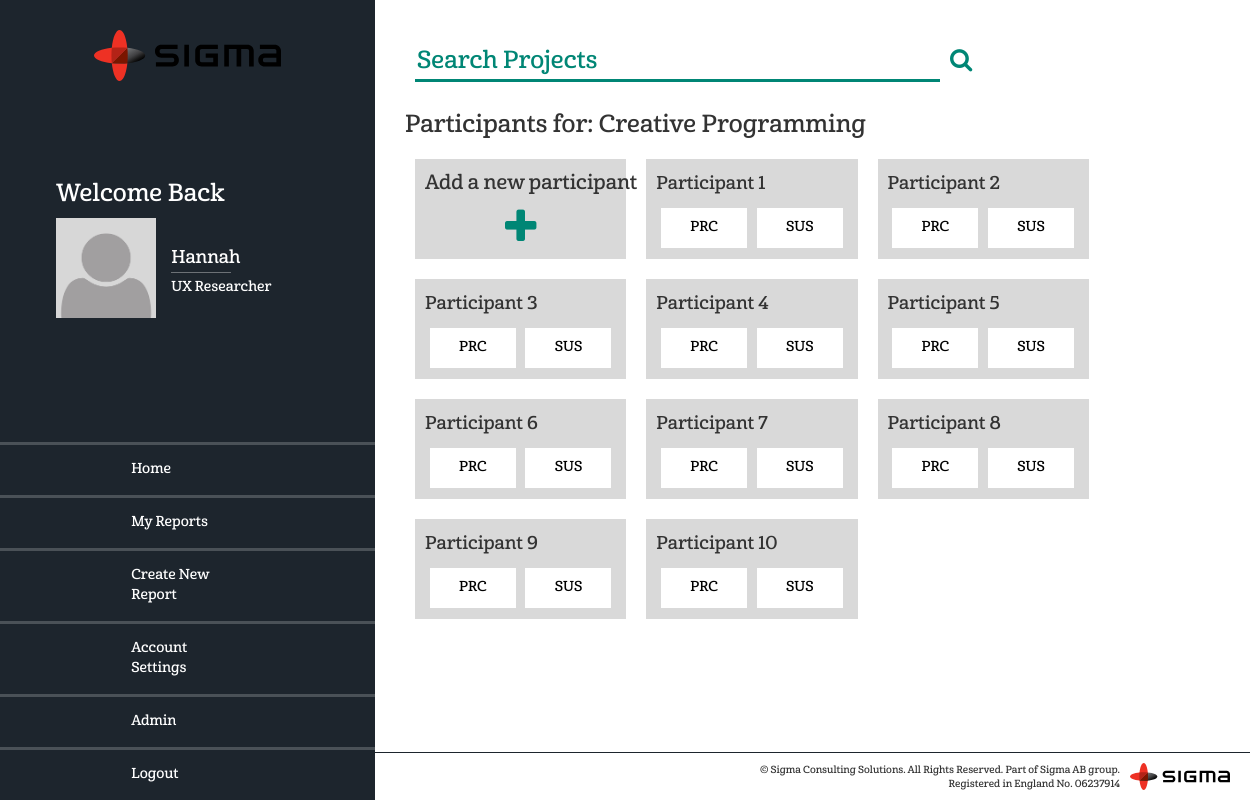
The page /participants.php?id=18 (signed in) on the database its author committed.
### tables this page shows
CREATE TABLE `team` (
  `id` int(11) NOT NULL,
  `name` varchar(30) NOT NULL,
  `job_role` varchar(30) NOT NULL,
  `email` varchar(50) NOT NULL,
  `username` varchar(30) NOT NULL,
  `password` varchar(50) NOT NULL,
  `profile_picture` varchar(100) NOT NULL,
  `power` varchar(15) NOT NULL,
  `team_group` varchar(10) NOT NULL
);

CREATE TABLE `projects` (
  `id` int(11) NOT NULL,
  `title` varchar(50) NOT NULL,
  `project_lead` varchar(30) NOT NULL,
  `start_date` date NOT NULL,
  `duration` int(11) NOT NULL,
  `participants` int(11) NOT NULL,
  `complete_test` int(11) NOT NULL,
  `test_inc` varchar(30) NOT NULL,
  `people_inc` varchar(100) NOT NULL,
  `status` int(11) NOT NULL
);

CREATE TABLE `participants` (
  `id` int(11) NOT NULL,
  `participant_id` int(11) NOT NULL,
  `test_id` int(11) NOT NULL,
  `sus_response` varchar(30) NOT NULL,
  `sus_score` float NOT NULL,
  `sus_comp` int(11) NOT NULL,
  `prc_first` mediumtext NOT NULL,
  `prc_second` tinytext NOT NULL,
  `prc_comp` int(11) NOT NULL
);

### php/partials/_displayParticipants.php (the view, shortened to what this page needs)
<?php
function displayPeople($link, $testID)
{
    $title  = "SELECT * FROM projects WHERE id =" . $testID;
    $query  = mysqli_query($link, $title);
    $title  = mysqli_fetch_array($query);
    $title  = $title['title'];
    $participant = '<h3>Participants for: ' . $title . '</h3>';
    $gather      = "SELECT * FROM participants WHERE test_id = " . $testID;
    $gatherQuery = mysqli_query($link, $gather);
    $participant .= '<section id="' . $testID . '" class="add col-lg-3 col-md-5 col-sm-6 col-xs-12">';
    $participant .= '<p>Add a new participant</p>';
    $participant .= '<i class="fa fa-plus" aria-hidden="true"></i>';
    $participant .= '</section>';
    while ($data = mysqli_fetch_array($gatherQuery)) {
        $participant .= '<section class="person col-lg-3 col-md-5 col-sm-6 col-xs-12" >';
        $participant .= '<h4>Participant ' . $data['participant_id'] . '</h4>';
        if ($data['prc_comp'] === '1') {
            $participant .= '<a href="./prc.php?id=' . $testID . '&participant=' . $data['participant_id'] . '" class="complete col-sm-6">PRC</a>';
        } else {
            $participant .= '<a href="./prc.php?id=' . $testID . '&participant=' . $data['participant_id'] . '" class="col-sm-6">PRC</a>';
        }
        if ($data['sus_comp'] === '1') {
            $participant .= '<a href="./sus.php?id=' . $testID . '&participant=' . $data['participant_id'] . '" class="complete col-sm-6">SUS</a>';
        } else {
            $participant .= '<a href="./sus.php?id=' . $testID . '&participant=' . $data['participant_id'] . '" class="col-sm-6">SUS</a>';
        }
        $participant .= '</section>';
    }
    echo $participant;
}
?>

### php/partials/static/head.php (shortened to what this page needs)
<!doctype html>
  <html class="no-js" lang="">
    <head>
      <link rel="stylesheet" href="assets/css/styles.css">
    </head>
<body>

### php/partials/nav.php (shortened to what this page needs)
<?php
require_once("./php/settings/db_connect.php");
$privileges = "SELECT * FROM team WHERE id = " . $_SESSION['user_id'];
$result     = mysqli_query($link, $privileges);
if ($result) {
    $data  = mysqli_fetch_array($result);
    $power = $data['power'];
    $name  = $data['name'];
    $job   = $data['job_role'];
    $img   = $data['profile_picture'];
}
function active($currect_page)
{
    $url_array = explode('/', $_SERVER['REQUEST_URI']);
    $url       = end($url_array);
    if ($currect_page == $url) {
        echo 'active';
    }
}
?>
<nav role="navigation" id="navigation">
  <img  src="./assets/img/sigma-logo.svg" alt="" class="brand">
  <section class="profile">
    <h3>Welcome Back</h3>
    <img class="profileImg" src="./assets/img/<?php echo $img;?>" alt="">
    <?php
      echo '<h4>' . $name . '</h4>';
      echo '<h5>' . $job . '</h5>';
    ?>
  </section>
  <ul>
    <li class="<?php
?>"><a href="./dashboard.php"><i></i>Home</a></li>
    <li class="<?php active('dashboard.php?id=*');?>"><a href="./dashboard.php?id=<?php echo $data['name'];?>"><i></i>My Reports</a></li>
    <li class="<?php active('create.php');?>"><a href="./create.php"><i></i>Create New Report</a></li>
    <li class="<?php active('account.php'); ?>"><a href="./account.php"><i></i>Account Settings</a></li>
    <?php
      if ($power !== "researcher") {
    ?>
        <li class="<?php active('admin.php');?>"><a href="./admin.php"><i></i>Admin</a></li>
    <?php
      }
    ?>
    <li class="logout"><a href="./php/functions/_logout.php"><i></i>Logout</a></li>
  </ul>
</nav>

### participants.php (shortened to what this page needs)
<?php
require('./php/partials/static/head.php');
require('./php/partials/nav.php');
echo '<div class="main" id="main" role="main">';
  echo '<main>';
  require('./php/partials/static/search.php');
    echo '<section class="projects">';
      require_once("./php/settings/db_connect.php");
      require('./php/partials/_displayParticipants.php');
      $id = $_GET['id'];
      displayPeople($link,$id);
    echo '</section>';
  echo '</main>';
echo '</div>';
require('./php/partials/static/footer.php');
require('./php/partials/static/end.php');
?>

### php/partials/static/search.php
<section class="search">
  <form action="./dashboard.php?" method="GET" class="search">
    <input type="text" name="search" id="search" placeholder="Search Projects">
    <button type="submit"><i class="fa fa-search" aria-hidden="true"></i></button>
  </form>
</section>

### php/partials/static/footer.php
<footer class="footer" id="footer">
  <img src="./assets/img/sigma-logo.svg" alt="">
  <p>&copy; Sigma Consulting Solutions. All Rights Reserved. Part of Sigma AB group.</p>
  <p>Registered in England No. 06237914</p>
</footer>

### php/partials/static/end.php (shortened to what this page needs)
  </body>
</html>

### rows shown on the page
team: profile_picture (placeholder picture), name "Hannah", job_role "UX Researcher"
projects: title "Creative Programming"
participants: participant "1"
participants: participant "2"
participants: participant "3"
participants: participant "4"
participants: participant "5"
participants: participant "6"
participants: participant "7"
participants: participant "8"
participants: participant "9"
participants: participant "10"
